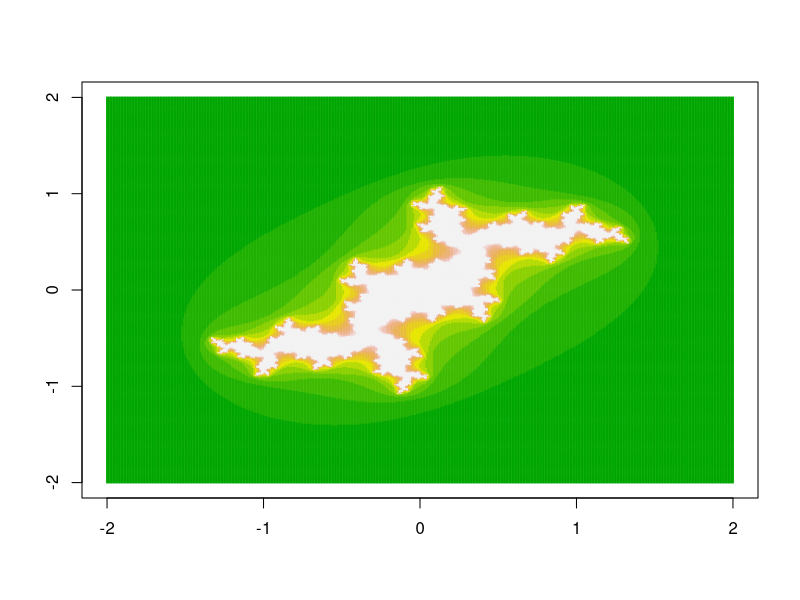

The R source for this figure:
x=seq(-2,2,0.01)
iter=15
cl=terrain.colors(iter)
julia.point=complex(real=-0.2,imaginary=-0.8)
win.graph(width=20,height=20)
plot(0,type="l",xlim=c(-2,2),ylim=c(-2,2),ann=F)
M=matrix(0,length(x),length(x))
for (a in 1:length(x)){
	for (b in 1:length(x)){
		M[a,b]=complex(real=x[a],imaginary=x[b])	#przypisujemy wartosci poczatkowe
		for (k in 1:iter){	#iterujemy zgodnie ze wzorem
			M[a,b]=M[a,b]^2+julia.point
			if (Mod(M[a,b])>2){
				M[a,b]=k
				break
			}
			if (Mod(M[a,b])<2 && k==iter) M[a,b]=iter
		}
	}
}

for (a in 1:length(x)){
	for (b in 1:length(x)){	
		points(x[a],x[b],type="p",pch=20,cex=0.1,col=cl[Re(M[a,b])])
	}
}
